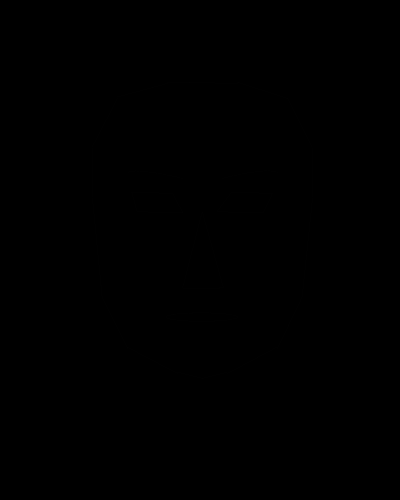
Frame 1 (no input)
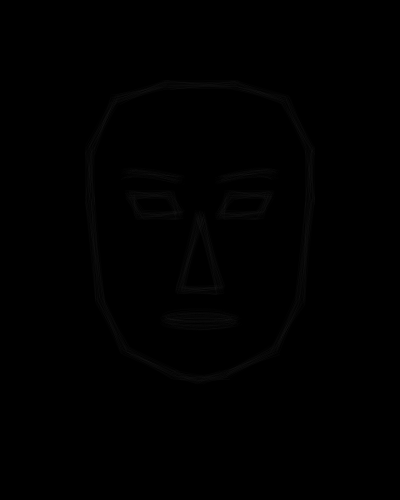
Frame 60 (no input)
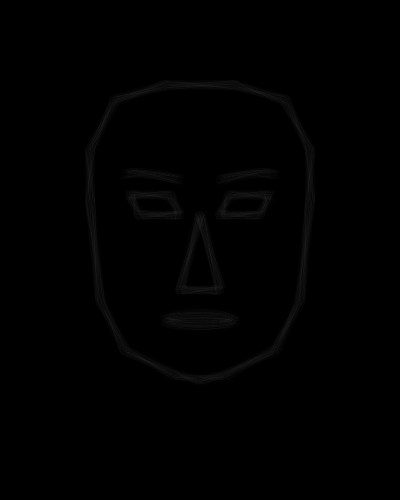
Frame 120 (the mouse pressed at the canvas centre since frame 60)

The p5.js sketch that drew these frames (run headless with seeded random() and noise() and a simulated clock; from frame 60 on, the mouse is pressed at the canvas centre):

// p5.js sketch
// ── sketch.js
// https://editor.p5js.org/iscodd/sketches/v12F3R-XN
// 
let a, b, c, d, e, f, g, h;
let cnv;

function setup() {
  cnv = createCanvas(400, 500);
  let newCanvasX = (windowWidth - 400) / 2;
  let newCanvasY = (windowHeight - 500) /2;
  cnv.position(newCanvasX, newCanvasY);
  background(0);
}

function draw() {
  // background(0);
  
  a = random(-5, 5);
  b = random(-5, 5);
  c = random(-5, 5);
  d = random(-5, 5);
  e = random(-5, 5);
  f = random(-5, 5);
  g = random(-5, 5);
  h = random(-5, 5);
  
  noFill();
  strokeWeight(0.5);
  stroke(255, 5);

  //face contour
  line(100 + a, 300 + b, 90 + c, 200 + d);
  line(90 + a, 200 + b, 90 + c, 150 + d);
  line(90 + a, 150 + b, 115 + c, 100 + d);
  line(300 + a, 300 + b, 310 + c, 200 + d);
  line(310 + a, 200 + b, 310 + c, 150 + d);
  line(310 + a, 150 + b, 285 + c, 100 + d);
  line(115 + a, 100 + b, 165 + c, 85 + d);
  line(165 + a, 85 + b, 235 + c, 85 + d);
  line(235 + a, 85 + b, 285 + c, 100 + d);
  line(100 + a, 300 + b, 125 + c, 350 + d);
  line(125 + a, 350 + b, 175 + c, 375 + d);
  line(175 + a, 375 + b, 200 + c, 380 + d);
  line(300 + a, 300 + b, 275 + c, 350 + d);
  line(275 + a, 350 + b, 225 + c, 375 + d);
  line(225 + a, 375 + b, 200 + c, 380 + d);
  
  //eyes
  quad(130 + a, 195 + b, 170 + c, 195 + d, 180 + e, 215 + f, 140 + g, 215 + h);
  quad(230 + a, 195 + b, 270 + c, 195 + d, 260 + e, 215 + f, 220 + g, 215 + h);
  
  //eyebrows
  curve(175 + a, 190 + b, 180 + c, 180 + d, 125 + e, 175 + f, 175 + g, 220 + h);
  curve(225 + a, 190 + b, 220 + c, 180 + d, 275 + e, 175 + f, 275 + g, 220 + h);
  
  //nose
  triangle(200 + a, 215 + b, 180 + c, 290 + d, 220 + e, 290 + f);
  
  //mouth
  ellipse(200 + a, 320 + b, 70 + c, 10 + d);
}
